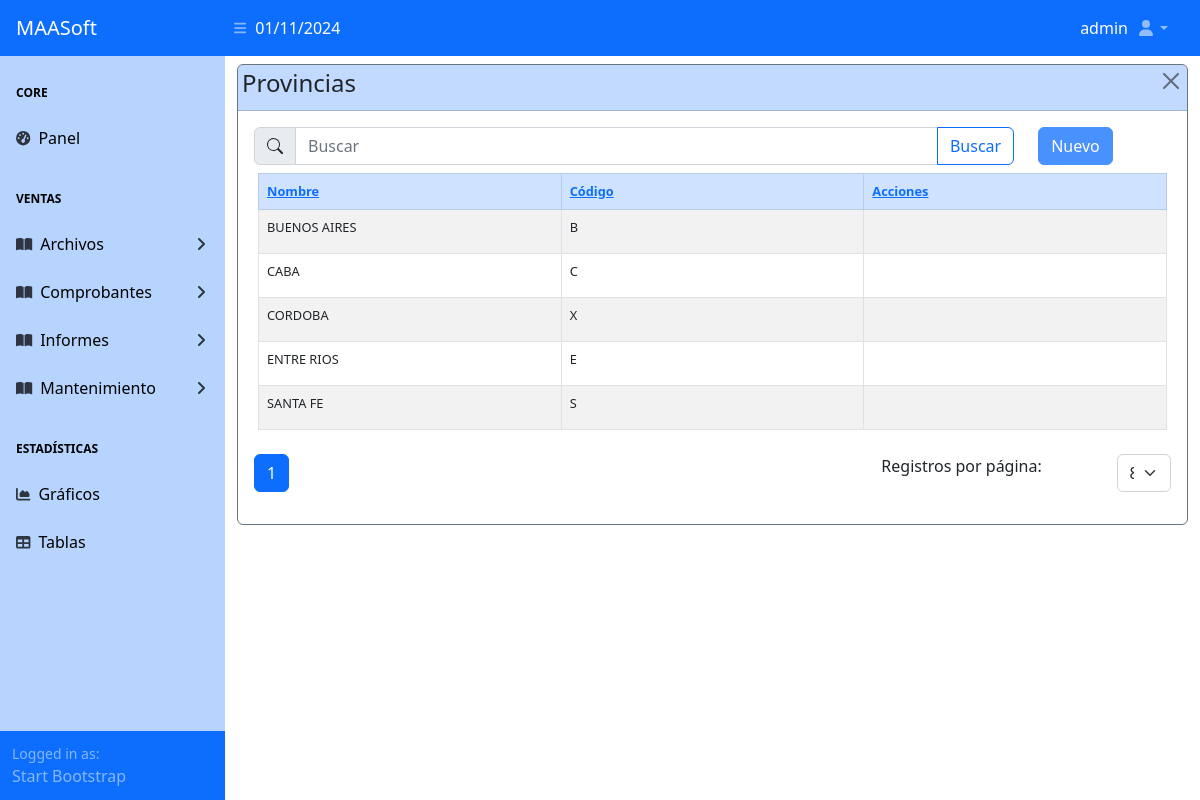
Screenshot of /maestros/provincia/ (signed in) with the database file from the repository.
### apps/usuarios/models.py (models this page shows)
class User(AbstractUser):
  email = models.EmailField("Correo electrónico")
  email_alt = models.EmailField("Correo alternativo", max_length=50,
                               null=True, blank=True)
  telefono = models.CharField("Teléfono", max_length=9,
                             null=True, blank=True)
  iniciales = models.CharField("Iniciales", max_length=3,
                             null=True, blank=True)
  jerarquia = models.CharField("Jerarquía", max_length=1,
                             null=True, blank=True)
  vendedor = models.BooleanField(default=False, null=True, blank=True)

### apps/maestros/models/base_models.py (models this page shows)
class Provincia(ModeloBaseGenerico):
	id_provincia = models.AutoField(primary_key=True)
	estatus_provincia = models.BooleanField("Estatus", db_column="estatus", default=True,
											choices=ESTATUS_GEN)
	codigo_provincia = models.CharField("Código", db_column="codigo", max_length=1)
	nombre_provincia = models.CharField("Nombre", db_column="nombre", max_length=30)
	def __str__(self):
		return self.nombre_provincia
	class Meta:
		db_table = 'provincia'
		verbose_name = ('Provincia')
		verbose_name_plural = ('Provincias')
		ordering = ['nombre_provincia']

### apps/maestros/views/provincia_views.py (the view)
# urls.py: path('provincia/', ProvinciaListView.as_view(), name='provincia_list'),
class ProvinciaListView(MaestroListView):
	model = ConfigViews.model
	template_name = ConfigViews.template_list
	context_object_name = ConfigViews.context_object_name
	search_fields = DataViewList.search_fields
	ordering = DataViewList.ordering
	extra_context = {
		"master_title": ConfigViews.model._meta.verbose_name_plural,
		"home_view_name": ConfigViews.home_view_name,
		"list_view_name": ConfigViews.list_view_name,
		"create_view_name": ConfigViews.create_view_name,
		"update_view_name": ConfigViews.update_view_name,
		"delete_view_name": ConfigViews.delete_view_name,
		"table_headers": DataViewList.table_headers,
		"table_data": DataViewList.table_data,
	}

### apps/maestros/templatetags/custom_tags.py (called while the page is built)
@register.filter(name='get_attribute')
def get_attribute(value, arg):
    try:
        return getattr(value, arg)
    except AttributeError:
        return None

@register.filter
def get_type(value):
    return type(value).__name__

### apps/maestros/views/cruds_views_generics.py (called while the page is built)
	def get_queryset(self):
		queryset = super().get_queryset()
		paginate_by_param = self.request.GET.get('paginate_by')
		if paginate_by_param is not None:
			try:
				paginate_by_value = int(paginate_by_param)
				self.paginate_by = paginate_by_value
			except ValueError:
				pass
		query = self.request.GET.get('busqueda', None)
		cadena_filtro = ""
		for field in self.search_fields:
			expression = f"Q({field}__icontains='{query}')"
			cadena_filtro += expression + " | "
		cadena_filtro = "(" + cadena_filtro[:-3] + ")"
		if query and cadena_filtro:
			queryset = queryset.filter(eval(cadena_filtro))
		queryset = queryset.order_by(*self.ordering)
		return queryset

	def get_context_data(self, **kwargs):
		context = super().get_context_data(**kwargs)
		context["busqueda"] = self.request.GET.get('busqueda', '')
		context['pagination_options'] = self.pagination_options
		context['selected_pagination'] = int(self.paginate_by)
		context['fecha'] = timezone.now()
		return context

	def get(self, request, *args, **kwargs):
		paginate_by_param = self.request.GET.get('paginate_by')
		if paginate_by_param is not None:
			try:
				paginate_by_value = int(paginate_by_param)
				self.paginate_by = paginate_by_value
			except ValueError:
				pass
		self.request.GET = self.request.GET.copy()
		self.request.GET['paginate_by'] = str(self.paginate_by)
		return super().get(request, *args, **kwargs)

	def get_paginate_by(self, queryset):
		return self.paginate_by

### apps/maestros/templates/maestros/maestro_list.html (shortened to what this page needs)
{% extends 'base.html' %}
{% load static %}
{% load custom_tags %}
{% block header %}
	{% include 'top_nav.html' %}
{% endblock header %}
{% block main %}
	{% block sidebar %}
		{% if user.is_authenticated %}
			{% include 'sidebar.html' %}
		{% endif %}
	{% endblock sidebar %}
	{% block maincomponent %}
		{% block principalcomponent %}
		<div id="layoutSidenav_content">
			<main>
				<div class="container-fluid tbl-container">
					<div class="card border-secondary mb-3 mt-2">
						<div class="card-header bg-primary bg-opacity-25 text-dark d-flex
								justify-content-between p-1">
							<h4>{{ master_title }}</h4>
							<button type="button" class="btn-close btn-close-blue"
								aria-label="Close"
								onclick="window.location.href='{% url home_view_name %}'">
							</button>
						</div>
						<div class="card-body">
							<div class="row">
								<div class="col col-10">
									{% include 'buscador.html' %}
								</div>
								<div class="col col-2">
									<a href="{% url create_view_name %}"
											class="btn btn-primary opacity-75">
										Nuevo
									</a>
								</div>
							</div>
							<div class="row tbl-fixed my-2 mx-1">
								<table class="table table-bordered table-striped table-hover">
									<thead class="table-primary">
										{% for key, value in table_headers.items %}
											<th class="col-{{ value.0 }}">
												<a href="{% url list_view_name %}?order_by={{ key }}">
													{{ value.1 }}
												</a>
											</th>
										{% endfor %}
									</thead>
									<tbody>
										{% for objeto in objetos %}
											<tr>
												{% for data_info in table_data %}
													{% with objeto|get_attribute:data_info.field_name as field_value %}
														{% if field_value|get_type == 'bool' %}
															<td>
																{% if field_value %}
																	<i class="fa fa-check text-success"></i>
																{% else %}
																	<i class="fa fa-times text-danger"></i>
																{% endif %}
															</td>
														{% else %}
															{% if data_info.date_format %}
																<td>{{ objeto|get_attribute:data_info.field_name|default:"" |date:data_info.date_format }}</td>
															{% else %}
																<td>{{ objeto|get_attribute:data_info.field_name|default:"" }}</td>
															{% endif %}
														{% endif %}
													{% endwith %}
												{% endfor %}
												<td>
												</td>
											</tr>
										{% endfor %}
									</tbody>
								</table>
							</div>
							{% block paginador %}
								{% include 'paginador.html' %}
							{% endblock paginador %}
						</div>
					</div>
				</div>
			</main>
		</div>
		{% endblock principalcomponent %}
	{% endblock maincomponent %}
{% endblock main %}

### templates/top_nav.html (shortened to what this page needs)
<nav class="sb-topnav navbar navbar-expand navbar-dark bg-primary">
	<a class="navbar-brand ps-3" href="{% url 'home' %}">MAASoft</a>
	<button class="btn btn-link btn-sm order-1 order-lg-0 me-4 me-lg-0" id="sidebarToggle" href="#!"><i class="fas fa-bars"></i></button>
	<div class="col-auto align-self-center text-white flex-fill">
		{{ fecha.date|date:"d/m/Y" }}
	</div>
	<div class="col-auto align-self-center text-white">
		{% if user.is_authenticated %}
			{% if user.first_name%}
				{{user.first_name}} {{user.last_name}}
			{% else %}
				{{ user }}
			{% endif %}
		{% endif %}
	</div>
	<ul class="navbar-nav ms-auto ms-md-0 me-3 me-lg-4">
		<li class="nav-item dropdown">
			<a class="nav-link dropdown-toggle" id="navbarDropdown" href="#" role="button" data-bs-toggle="dropdown" aria-expanded="false"><i class="fas fa-user fa-fw"></i></a>
		</li>
	</ul>
</nav>

### rows the page displays
User: username "admin"
Provincia: table_data "BUENOS AIRES" "B"
Provincia: table_data "CABA" "C"
Provincia: table_data "CORDOBA" "X"
Provincia: table_data "ENTRE RIOS" "E"
Provincia: table_data "SANTA FE" "S"

### other values shown
{{ fecha.date|date:"d/m/Y" }} "01/11/2024"
{{ master_title }} "Provincias"
{{ value.1 }} "Nombre" "Código" "Acciones"
{{ i }} "1"
form field paginate_by "8"
